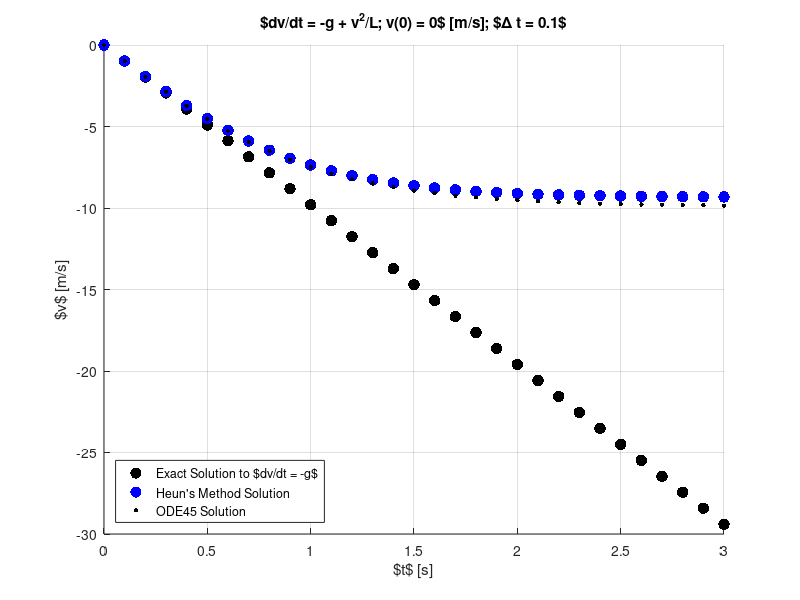

Source code (MATLAB): (Note: this script raises an error after producing the figure.)
% Heun's method solution of
% dv/dt = -g + v^2/L
% with
% v(1) = 0 m/2, g = 9.8 m/s^2, and L = 10 m.

% Exact solution
% v(t) = -g*t

clear;
addpath([pwd(),filesep(),'..',filesep(),'m']);

g    = 9.8;
L    = 10.0;
v(1) = 0;
Dta  = 0.1./10.^[0:4];

for j = 1:length(Dta)
        
    Dt   = Dta(j);

    fprintf('Computing for Dt = %.0e\n',Dt);

    t    = [0:Dt:3];
    
    tic();
    for i = 1:length(t)-1
        % ve(i+1) is Forward Euler estimate of velocity
        veu(i+1) = v(i) - g*Dt + (Dt/L)*v(i);
        v(i+1)   = v(i) - g*Dt + (Dt/L)*(veu(i+1)^2 + v(i)^2)/2.0;
    end
    ct(j) = toc();
    
    vlast(j) = v(end);

	f = @(t,v) (v(1)*v(1)/L-g);

    tic();
    [t45,v45] = ode45(f,t,0);
    ct45(j) = toc();
    
    v45last(j) = v45(end);
    
    if (j == 1)
        vex = -g*t;


        figure(1);clf;grid on;hold on;
            plot(t,vex,'k.','MarkerSize',25);
            plot(t,v,'b.','MarkerSize',25);
            plot(t45,v45,'k.','MarkerSize',10);
            xlabel('$t$ [s]');
            ylabel('$v$ [m/s]');
            title('$dv/dt = -g + v^2/L; v(0) = 0$ [m/s]; $\Delta t = 0.1$')
            legend('Exact Solution to $dv/dt = -g$',...
                   'Heun''s Method Solution',...
                   'ODE45 Solution',...
                   'Location','SouthWest');
            saveplots('HeunI');
    end
end

E = abs( (vlast - vlast(end))/vlast(end) );
E45 = abs( (v45last - v45last(end))/v45last(end) );

figure(2);clf
    loglog(Dta,E,'k.','MarkerSize',30);
    grid on;hold on;
    loglog(Dta,E45,'b.','MarkerSize',30);
    xlabel('$\Delta t$ [s]');
    ylabel('Error');
    title('Error = $|y(end)-y(end;\Delta t = 10^{-4})|/|y(end;\Delta t = 10^{-4})|$');
    legend('Heun','ODE45','Location','NorthWest');
    saveplots('HeunIerror');

figure(3);clf
    loglog(Dta,ct,'k.','MarkerSize',30);
    grid on;hold on;
    loglog(Dta,ct45,'b.','MarkerSize',30);
    xlabel('$\Delta t$ [s]');
    ylabel('Evaluation Time [s]');
    legend('Heun','ODE45','Location','NorthWest');
    saveplots('HeunIerror');
    
